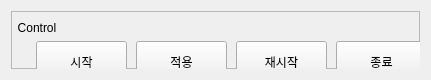
  <widget class="QWidget" name="horizontalLayoutWidget">
   <property name="geometry">
    <rect>
     <x>400</x>
     <y>790</y>
     <width>431</width>
     <height>80</height>
    </rect>
   </property>
   <layout class="QHBoxLayout" name="horizontalLayout">
    <property name="sizeConstraint">
     <enum>QLayout::SetDefaultConstraint</enum>
    </property>
    <item>
     <widget class="QFrame" name="EtcFrame">
      <property name="frameShape">
       <enum>QFrame::StyledPanel</enum>
      </property>
      <property name="frameShadow">
       <enum>QFrame::Raised</enum>
      </property>
      <widget class="QGroupBox" name="groupBox">
       <property name="geometry">
        <rect>
         <x>5</x>
         <y>10</y>
         <width>421</width>
         <height>71</height>
        </rect>
       </property>
       <property name="styleSheet">
        <string notr="true">QGroupBox {
    border: none;
    margin-top: 0px;
}

QGroupBox::title {
    subcontrol-origin: margin;
    left: 0px;
    padding: 0px;
}</string>
       </property>
       <property name="title">
        <string>Control</string>
       </property>
       <widget class="QPushButton" name="ExitButton">
        <property name="geometry">
         <rect>
          <x>320</x>
          <y>20</y>
          <width>91</width>
          <height>41</height>
         </rect>
        </property>
        <property name="toolTip">
         <string>서버를 종료합니다.</string>
        </property>
        <property name="text">
         <string>종료</string>
        </property>
       </widget>
       <widget class="QPushButton" name="RestartButton">
        <property name="geometry">
         <rect>
          <x>220</x>
          <y>20</y>
          <width>91</width>
          <height>41</height>
         </rect>
        </property>
        <property name="toolTip">
         <string>서버를 강제 재시작 합니다.</string>
        </property>
        <property name="text">
         <string>재시작</string>
        </property>
       </widget>
       <widget class="QPushButton" name="ApplyButton">
        <property name="geometry">
         <rect>
          <x>120</x>
          <y>20</y>
          <width>91</width>
          <height>41</height>
         </rect>
        </property>
        <property name="toolTip">
         <string>변경한 설정을 적용합니다. 재시작이 될 수도 있습니다.</string>
        </property>
        <property name="text">
         <string>적용</string>
        </property>
       </widget>
       <widget class="QPushButton" name="StartStopButton">
        <property name="geometry">
         <rect>
          <x>20</x>
          <y>20</y>
          <width>91</width>
          <height>41</height>
         </rect>
        </property>
        <property name="toolTip">
         <string>변경한 설정을 적용합니다. 재시작이 될 수도 있습니다.</string>
        </property>
        <property name="text">
         <string>시작</string>
        </property>
       </widget>
      </widget>
     </widget>
    </item>
   </layout>
  </widget>
